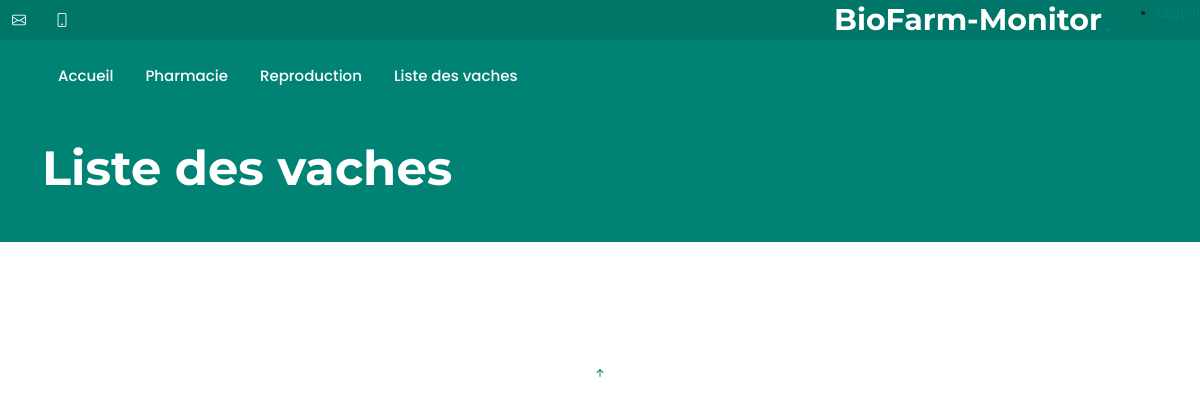
Before: /cow_liste with the older database file.
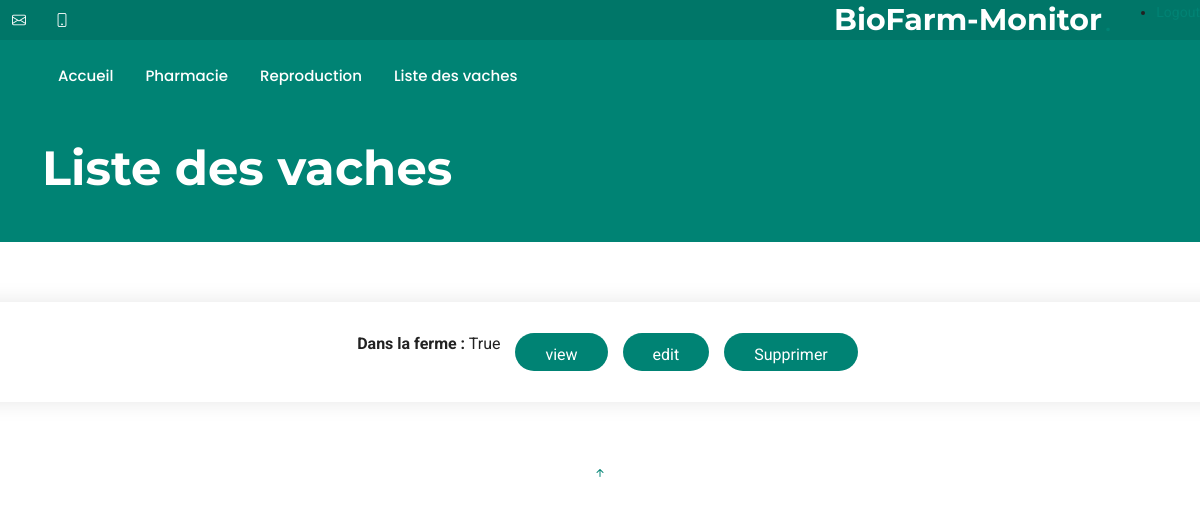
After: the same page with the newer database file.
### web_app/models.py (models this page shows, shortened)
class Cow(db.Model):
    user_id = Column(Integer, ForeignKey("users.id"), nullable=False)
    cow_id = Column(Integer, nullable=False)  # numero Vache
    cow_cares = Column(MutableList.as_mutable(
        JSON), default=list, nullable=False)  # TODO modifier access
    info = Column(MutableList.as_mutable(JSON),
                  default=list, nullable=False)
    in_farm = Column(Boolean)  # faux si vache sortie expoitation
    born_date = Column(DATE)  # date de naissance de la vache
    reproduction = Column(
        MutableList.as_mutable(JSON), default=list, nullable=False
    )
    is_calf = Column(Boolean, default=False, nullable=False)
    __table_args__ = (
        PrimaryKeyConstraint(
            user_id,
            cow_id),
        {})

### web_app/modul/views.py (the view)
@login_required
@views.route("/cow_liste", methods=["GET"])
def cow_liste():
    return render_template("cow_liste.html")

### web_app/models.py (called while the page is built)
    @staticmethod
    def get_all_cows() -> list[Cow]:
        return Cow.query.all()

### web_app/templates/cow_liste.html (shortened to what this page needs)
{% extends 'base.html' %}
{% block body_class %}
  "index-page"
{% endblock %}
{% block page_title %}
  Liste des vaches
{% endblock %}
{% block content %}
  <section id="cow_liste" class="contact section">
    <div class="col-12">
      {% for cow in get_all_cows() %}
      <div class="row row-cols-1 row-cols-lg-5 g-5 justify-content-center" id="cow-block-{{ cow.id }}">
        <div class="php-email-form mt-5">
          <div class="col d-flex flex-column align-items-center text-center">
            <p>
              <strong>Dans la ferme :</strong> {{ cow.in_farm }}
            </p>
          </div>
          <div class="col d-flex flex-column align-items-center text-center">
            <form action="{{ url_for('view_cow', cow_id=cow.id) }}" method="POST" enctype="multipart/form-data">
              <button type="submit" class="btn btn-primary">view</button>
            </form>
          </div>
          <div class="col d-flex flex-column align-items-center text-center">
            <form action="{{ url_for('edit_cow', cow_id=cow.id) }}" method="POST" enctype="multipart/form-data">
              <button type="submit" class="btn btn-primary">edit</button>
            </form>
          </div>
          <div class="col d-flex flex-column align-items-center text-center">
            <form id="form-suppress-{{ cow.id }}" action="{{ url_for('suppress_cow', cow_id=cow.id) }}" method="POST" enctype="multipart/form-data" class="ajax-form">
              <button type="submit" class="btn btn-danger">Supprimer</button>
            </form>
          </div>
        </div>
        </div>
        {% endfor %}
      </div>
  </section>
{% endblock %}

### web_app/templates/base.html (shortened to what this page needs)
<!doctype html>
<html lang="fr">
  <head>
    <link href="{{ url_for('static', filename='vendor/bootstrap/css/bootstrap.min.css') }}" rel="stylesheet">
    <link href="{{ url_for('static', filename='vendor/bootstrap-icons/bootstrap-icons.css') }}" rel="stylesheet">
    <link href="{{ url_for('static', filename='vendor/aos/aos.css') }}" rel="stylesheet">
    <link href="{{ url_for('static', filename='vendor/glightbox/css/glightbox.min.css') }}" rel="stylesheet">
    <link href="{{ url_for('static', filename='vendor/swiper/swiper-bundle.min.css') }}" rel="stylesheet">
    <link href="{{ url_for('static', filename='css/main.css') }}" rel="stylesheet">
  </head>
  <body class={% block body_class %} {% endblock %}>
    <header id="header" class="header fixed-top">
        <div class="topbar d-flex align-items-center">
          <div class="container d-flex justify-content-center justify-content-md-between">
            <div class="contact-info d-flex align-items-center">
              <i class="bi bi-envelope d-flex align-items-center"><a href="mailto:contact@"></a></i>
              <i class="bi bi-phone d-flex align-items-center ms-4"></i>
            </div>
            <a href="/" class="logo d-flex align-items-center">
              <h1 class="sitename">BioFarm-Monitor</h1>
              <span>.</span>
            </a>
          </div>
          <ul>
            <li><a href="{{url_for('auth.logout')}}" class="active">Logout<br></a></li>
          </ul>
        </div>
        <div class="branding d-flex align-items-center">
          <div class="container position-relative d-flex align-items-center justify-content-between">
            <nav id="navmenu" class="navmenu">
              <ul>
                <li><a href="/" class="active">Accueil<br></a></li>
                <li><a href="/pharmacie">Pharmacie</a></li>
                <li><a href="/reproduction">Reproduction</a></li>
                <li><a href="/cow_liste">Liste des vaches</a></li>
              </ul>
            </nav>
          </div>
        </div>
      </header>
      <main class="main">
      <section class="hero section accent-background">
        <div class="container position-relative">
          <div class="row gy-5 justify-content-between">
            <div class="col-lg-6 order-2 order-lg-1 d-flex flex-column justify-content-center">
              <h2><span class="accent">{% block page_title %} {% endblock page_title %}</span></h2>
            <div class="col-lg-5 order-1 order-lg-2">
            </div>
          </div>
        </div>
      </section>
        {% block content %}
        {% endblock %}
    </main>
  <a href="#" id="scroll-top" class="scroll-top d-flex align-items-center justify-content-center"><i class="bi bi-arrow-up-short"></i></a>
  </body>
</html>

### web_app/static/css/main.css (style rules this page uses)
:root { --default-font: "Roboto", system-ui, -apple-system, "Segoe UI", Roboto, "Helvetica Neue", Arial, "Noto Sans", "Liberation Sans", sans-serif, "Apple Color Emoji", "Segoe UI Emoji", "Segoe UI Symbol", "Noto Color Emoji"; --heading-font: "Montserrat", sans-serif; --nav-font: "Poppins", sans-serif; }
:root { --background-color: #ffffff; --default-color: #222222; --heading-color: #172a28; --accent-color: #008374; --surface-color: #ffffff; --contrast-color: #ffffff; }
:root { --nav-color: #ffffff; --nav-hover-color: #008374; --nav-mobile-background-color: #ffffff; --nav-dropdown-background-color: #ffffff; --nav-dropdown-color: #01433c; --nav-dropdown-hover-color: #008374; }
.accent-background { --background-color: #008374; --default-color: #ffffff; --heading-color: #ffffff; --accent-color: #ffffff; --surface-color: #00b6a1; --contrast-color: #ffffff; }
:root { scroll-behavior: smooth; }
body { color: var(--default-color); background-color: var(--background-color); font-family: var(--default-font); }
a { color: var(--accent-color); text-decoration: none; transition: 0.3s; }
h1, h2, h3, h4, h5, h6 { color: var(--heading-color); font-family: var(--heading-font); }
.php-email-form { display: flex; justify-content: center; align-items: center; gap: 15px; flex-wrap: nowrap; }
.php-email-form>* { flex: none; width: auto; margin-bottom: 0; }
.php-email-form button { padding: 8px 20px; height: 38px; font-size: 1rem; align-self: stretch; }
.header { --background-color: #008374; --heading-color: #ffffff; color: var(--default-color); transition: all 0.5s; z-index: 997; background-color: var(--background-color); }
.header .topbar { background-color: color-mix(in srgb, var(--accent-color) 90%, black 10%); height: 40px; padding: 0; font-size: 14px; transition: all 0.5s; }
.header .topbar .contact-info i { font-style: normal; color: var(--contrast-color); }
.header .branding { min-height: 60px; padding: 10px 0; }
.header .logo { line-height: 1; }
.header .logo h1 { font-size: 30px; margin: 0; font-weight: 700; color: var(--heading-color); }
.header .logo span { font-size: 32px; margin-left: 2px; color: var(--nav-hover-color); }
@media (min-width: 1200px) { .navmenu { padding: 0; } }
@media (min-width: 1200px) { .navmenu ul { margin: 0; padding: 0; display: flex; list-style: none; align-items: center; } }
@media (min-width: 1200px) { .navmenu li { position: relative; } }
@media (min-width: 1200px) { .navmenu>ul>li { white-space: nowrap; padding: 15px 14px; } }
@media (min-width: 1200px) { .navmenu>ul>li:last-child { padding-right: 0; } }
@media (min-width: 1200px) { .navmenu a, .navmenu a:focus { color: var(--nav-color); font-size: 15px; padding: 0 2px; font-family: var(--nav-font); font-weight: 500; display: flex; align-items: center; justify-content: space-between; white-space: nowrap; transition: 0.3s; position: relative; } }
@media (min-width: 1200px) { .navmenu>ul>li>a:before { content: ""; position: absolute; height: 2px; bottom: -6px; left: 0; background-color: var(--nav-hover-color); visibility: hidden; width: 0px; transition: all 0.3s ease-in-out 0s; } }
@media (min-width: 1200px) { .navmenu a:hover:before, .navmenu li:hover>a:before, .navmenu .active:before { visibility: visible; width: 100%; } }
@media (min-width: 1200px) { .navmenu li:hover>a, .navmenu .active, .navmenu .active:focus { color: var(--nav-color); } }
section, .section { color: var(--default-color); background-color: var(--background-color); padding: 60px 0; scroll-margin-top: 112px; overflow: clip; }
.hero { width: 100%; position: relative; padding: 140px 0 0 0; }
.hero .container { position: relative; z-index: 3; }
.hero h2 { font-size: 48px; font-weight: 700; margin-bottom: 20px; }
.hero h2 .accent { color: var(--conrast-color); }
.contact .php-email-form { background-color: var(--surface-color); box-shadow: 0px 0px 20px rgba(0, 0, 0, 0.1); width: 100%; height: 100%; padding: 30px; }
.contact .php-email-form button[type=submit] { color: var(--contrast-color); background: var(--accent-color); border: 0; padding: 10px 30px; transition: 0.4s; border-radius: 50px; }

Changed rows visible on the page:
added Cow: in_farm "True"
